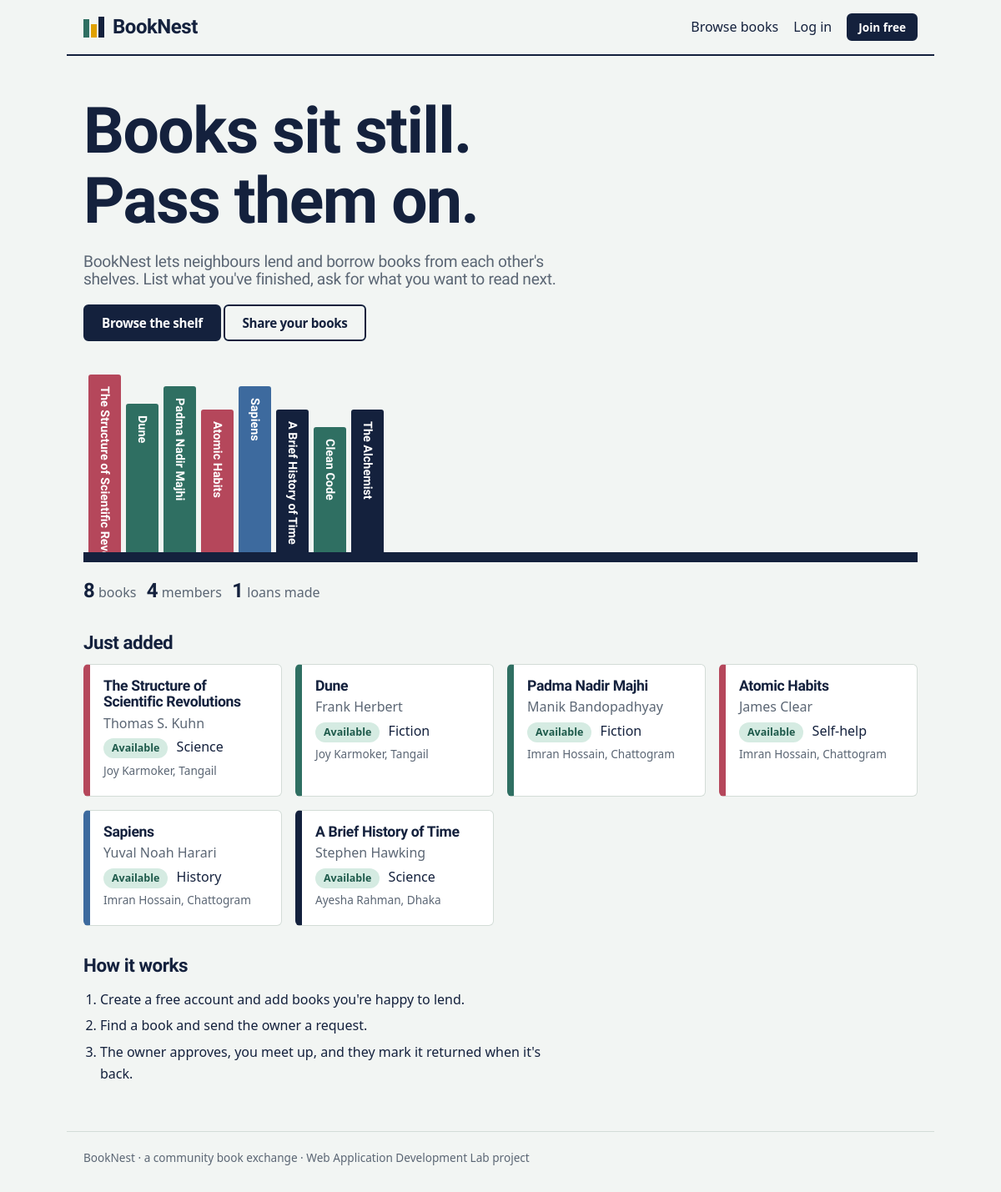
The page / on the database its author committed.
### tables this page shows
CREATE TABLE books(id INTEGER PRIMARY KEY, owner_id INTEGER NOT NULL, title TEXT NOT NULL,
  author TEXT NOT NULL, category TEXT, cond TEXT, description TEXT DEFAULT '', available INTEGER DEFAULT 1,
  created TEXT DEFAULT CURRENT_TIMESTAMP);

CREATE TABLE users(id INTEGER PRIMARY KEY, name TEXT NOT NULL, email TEXT UNIQUE NOT NULL,
  password TEXT NOT NULL, role TEXT DEFAULT 'member', city TEXT DEFAULT '', bio TEXT DEFAULT '',
  created TEXT DEFAULT CURRENT_TIMESTAMP);

### app.py (the view)
@app.route("/")
def home():
    stats = {"books": q("SELECT COUNT(*) c FROM books", one=True)["c"], "members": q("SELECT COUNT(*) c FROM users", one=True)["c"],
             "loans": q("SELECT COUNT(*) c FROM requests WHERE status IN ('approved','returned')", one=True)["c"]}
    return render_template("home.html", books=q(BOOK_SQL + "ORDER BY b.id DESC LIMIT 12"), stats=stats)

### app.py (called while the page is built)
def db():
    if "db" not in g:
        g.db = sqlite3.connect(DB); g.db.row_factory = sqlite3.Row
    return g.db

def q(sql, args=(), one=False):
    rows = db().execute(sql, args).fetchall()
    return (rows[0] if rows else None) if one else rows

@app.before_request
def load_user():
    g.user = q("SELECT * FROM users WHERE id=?", (session["uid"],), one=True) if "uid" in session else None

### templates/home.html
{% extends "base.html" %}{% block content %}
<section class="hero">
  <h1>Books sit still.<br>Pass them on.</h1>
  <p class="lead">BookNest lets neighbours lend and borrow books from each other's shelves. List what you've finished, ask for what you want to read next.</p>
  <p><a class="btn" href="{{ url_for('books') }}">Browse the shelf</a> {% if not g.user %}<a class="btn ghost" href="{{ url_for('register') }}">Share your books</a>{% endif %}</p>
</section>
<div class="shelf" aria-label="Latest books">
  {% for b in books %}<a class="spine" href="{{ url_for('book', bid=b.id) }}" title="{{ b.title }} by {{ b.author }}"
     style="background:{{ color(b.title) }};height:{{ 150 + (b.title|length * 7) % 70 }}px">{{ b.title }}</a>{% endfor %}
</div>
<p class="stats"><b>{{ stats.books }}</b> books &nbsp; <b>{{ stats.members }}</b> members &nbsp; <b>{{ stats.loans }}</b> loans made</p>
<h2>Just added</h2>
<div class="grid">{% for b in books[:6] %}{% include "_card.html" %}{% endfor %}</div>
<h2>How it works</h2>
<ol class="steps"><li>Create a free account and add books you're happy to lend.</li><li>Find a book and send the owner a request.</li><li>The owner approves, you meet up, and they mark it returned when it's back.</li></ol>
{% endblock %}

### templates/base.html (shortened to what this page needs)
<!doctype html>
<html lang="en"><head><meta charset="utf-8"><meta name="viewport" content="width=device-width,initial-scale=1">
<link rel="stylesheet" href="{{ url_for('static', filename='style.css') }}"></head>
<body>
<header class="top"><a class="brand" href="{{ url_for('home') }}"><span class="logo"><i></i><i></i><i></i></span>BookNest</a>
<nav>
  <a href="{{ url_for('books') }}">Browse books</a>
  {% if g.user %}
    <a href="{{ url_for('dashboard') }}">My shelf</a>
    {% if g.user.role == 'admin' %}<a href="{{ url_for('admin') }}">Admin</a>{% endif %}
    <a href="{{ url_for('profile') }}">{{ g.user.name.split()[0] }}</a>
    <a href="{{ url_for('logout') }}">Log out</a>
  {% else %}
    <a href="{{ url_for('login') }}">Log in</a><a class="btn sm" href="{{ url_for('register') }}">Join free</a>
  {% endif %}
</nav></header>
<main>
{% block content %}{% endblock %}
</main>
<footer>BookNest · a community book exchange · Web Application Development Lab project</footer>
</body></html>

### templates/_card.html
<a class="card" href="{{ url_for('book', bid=b.id) }}" style="--c:{{ color(b.title) }}">
  <h3>{{ b.title }}</h3><p class="muted">{{ b.author }}</p>
  <p class="meta"><span class="tag {{ 'ok' if b.available else 'out' }}">{{ 'Available' if b.available else 'On loan' }}</span> {{ b.category }}</p>
  <p class="muted small">{{ b.owner }}{% if b.city %}, {{ b.city }}{% endif %}</p>
</a>

### static/style.css (style rules this page uses)
:root { --paper:#F2F5F3;--ink:#14213D;--sage:#2F6F62;--gold:#E0A100;--line:#D3DCD7;--muted:#5B6674;--red:#B5475B }
* { box-sizing:border-box }
body { margin:0;background:var(--paper);color:var(--ink);font:16px/1.6 system-ui,-apple-system,"Segoe UI",sans-serif }
h1,h2,h3,.brand,.hero { font-family:"Bricolage Grotesque",system-ui,sans-serif;line-height:1.1;letter-spacing:-.02em }
h1 { font-size:2.2rem;margin:1.2rem 0 .8rem }
h2 { font-size:1.4rem;margin:2.2rem 0 .8rem }
h3 { margin:0 0 .2rem;font-size:1.1rem }
a { color:var(--sage) }
main,.top,footer { max-width:1040px;margin:0 auto;padding:0 20px }
main { min-height:70vh;padding-bottom:40px }
.top { display:flex;justify-content:space-between;align-items:center;flex-wrap:wrap;gap:10px;padding-top:16px;padding-bottom:16px;border-bottom:2px solid var(--ink) }
.brand { display:flex;align-items:center;gap:10px;font-size:1.5rem;font-weight:800;color:var(--ink);text-decoration:none }
.logo { display:flex;align-items:flex-end;gap:2px }
.logo i { width:7px;background:var(--sage);display:block;height:22px }
.logo i:nth-child(2) { height:16px;background:var(--gold) }
.logo i:nth-child(3) { height:25px;background:var(--ink) }
nav { display:flex;gap:18px;align-items:center;flex-wrap:wrap }
nav a { color:var(--ink);text-decoration:none;font-weight:500 }
.btn { display:inline-block;background:var(--ink);color:#fff;border:2px solid var(--ink);padding:10px 20px;border-radius:6px;font:600 .95rem system-ui;cursor:pointer;text-decoration:none }
.btn.sm { padding:5px 12px;font-size:.85rem }
.btn.ghost { background:transparent;color:var(--ink) }
.hero { padding:48px 0 24px }
.hero h1 { font-size:clamp(2.6rem,7vw,4.8rem);margin:0 0 16px;font-weight:800 }
.lead { font-size:1.2rem;color:var(--muted);max-width:56ch }
.shelf { display:flex;align-items:flex-end;gap:6px;overflow-x:auto;padding:0 6px;border-bottom:12px solid var(--ink) }
.spine { writing-mode:vertical-rl;color:#fff;text-decoration:none;font:700 .9rem "Bricolage Grotesque",sans-serif;padding:14px 11px;border-radius:3px 3px 0 0;white-space:nowrap;overflow:hidden;flex:none;transition:transform .15s }
.stats { margin:20px 0;color:var(--muted) }
.stats b { font:800 1.5rem "Bricolage Grotesque";color:var(--ink) }
.grid { display:grid;grid-template-columns:repeat(auto-fill,minmax(230px,1fr));gap:16px }
.card { display:block;background:#fff;border:1px solid var(--line);border-left:8px solid var(--c);border-radius:6px;padding:16px;color:var(--ink);text-decoration:none }
.muted { color:var(--muted) }
.small { font-size:.85rem }
.card p { margin:.2rem 0 }
.tag { display:inline-block;font-size:.78rem;font-weight:600;padding:2px 10px;border-radius:99px;background:#E3E8E5;margin-right:6px }
.tag.ok,.tag.approved { background:#D5EBE2;color:#1E5A4B }
.steps { padding-left:20px;max-width:60ch }
.steps li { margin-bottom:6px }
footer { padding-top:20px;padding-bottom:30px;color:var(--muted);font-size:.85rem;border-top:1px solid var(--line) }

### rows shown on the page
books: title "The Structure of Scientific…", title "The Structure of Scientific Revolutions", author "Thomas S. Kuhn", available "Available", category "Science", owner "Joy Karmoker", city "Tangail"
books: title "Dune", author "Frank Herbert", available "Available", category "Fiction", owner "Joy Karmoker", city "Tangail"
books: title "Padma Nadir Majhi", author "Manik Bandopadhyay", available "Available", category "Fiction", owner "Imran Hossain", city "Chattogram"
books: title "Atomic Habits", author "James Clear", available "Available", category "Self-help", owner "Imran Hossain", city "Chattogram"
books: title "Sapiens", author "Yuval Noah Harari", available "Available", category "History", owner "Imran Hossain", city "Chattogram"
books: title "A Brief History of Time", author "Stephen Hawking", available "Available", category "Science", owner "Ayesha Rahman", city "Dhaka"
books: title "Clean Code"
books: title "The Alchemist"

### other values the page prints
{{ stats.books }} "8"
{{ stats.members }} "4"
{{ stats.loans }} "1"
